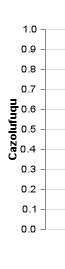
#> input picture segment2/bar0L.png, 65 x 269 px; its folder holds only this picture in this run
$ python TesteParams.py   (older library calls are emulated)
#> lines starting #> are read from the running program, lines starting #| are printed output that depends on the picture
# Needed imports
# -*- coding: utf-8 -*-
from sklearn.cluster import KMeans
import cv2
import numpy as np
from pytesseract import Output
import pytesseract as ocr
import pandas as pd
import math
from matplotlib import pyplot as plt
from operator import itemgetter
import json
from os import listdir
from os.path import isfile
from os.path import join
import sys

# ----------------FUNTIONS------------------ #

def applycontrast(image, alfa, beta):
    img = image.copy()
    return cv2.convertScaleAbs(img * alfa + beta)


def sharpen(image, k=3):
    img = image.copy().astype(np.int16)
    media = cv2.blur(img, (k, k))
    residual = img - media.astype(np.int16)
    shp = img + residual
    return cv2.convertScaleAbs(shp)


# [20 lines left out: functions drawocrrects, layoutsimage, not called in this run]

def preprocess(params):
    ddepth = cv2.CV_16S

    # contrast = applycontrast(img_org, alfa=1.5, beta=10)

    contrast = applycontrast(img_ocr, alfa=1.2, beta=5)
    sharp = sharpen(contrast, k=5)

    img_gray = cv2.cvtColor(sharp, cv2.COLOR_BGR2GRAY)

    kernel_size = 3
    lpl_depth = cv2.Laplacian(img_gray, ddepth, kernel_size)
    img_laplace = cv2.convertScaleAbs(lpl_depth)

    img_laplace = np.where(img_laplace[:, :] == 0, 255, 0)
    # img_laplace = cv.convertScaleAbs(img_laplace)

    thresh = np.where(img_gray[:, :] != 255, 0, 255)
    if (params['isDilate']):
        img_laplace = cv2.dilate(img_laplace.astype(np.uint8), (3, 3))
        thresh = cv2.dilate(thresh.astype(np.uint8), (3, 3))

    thresh = thresh.astype(np.int32)
    img_laplace = img_laplace.astype(np.int32)

    return contrast, sharp, img_gray, img_laplace, thresh, cv2.addWeighted(thresh, .7, img_laplace, .3, 0)

def applyocr(params):

    data = ocr.image_to_data(params['img'], output_type=Output.DICT)
    df = pd.DataFrame(data)
    #print(df)
    isRecog = df['text'].str.strip().str.len() != 0
    isOnlyNumber = df['text'].str.replace('.', '').str.isdigit()
    isWord = np.bitwise_not(isOnlyNumber)

    return df[isRecog & isWord],  df[isRecog & isOnlyNumber]

# [121 lines left out: functions displayimages, getaxis, getnearestnumbers, getaxis, not called in this run]

def update(parametro, index):

    #cv2.imshow('Encontrados', imageRes)
    Scale = parametro[0]/10
    DilateErodeKernelSize = parametro[1]
    DilateIterations = parametro[2]
    ErodeIterations = parametro[3]
    GaussianFilterKernel = parametro[4]
    AddWeighted1a = parametro[5]/10
    AddWeighted2a = -(parametro[6]/10)

    #
    # image = imageRes
    # imge = cv2.resize(image, None, fx=2, fy=2, interpolation=cv2.INTER_CUBIC)
    # imge = cv2.cvtColor(imge, cv2.COLOR_BGR2GRAY)
    #
    # kernel = np.ones((2, 2), np.uint8)
    #
    # imge = cv2.erode(imge, kernel, iterations=1)
    # imge = cv2.dilate(imge, kernel, iterations=1)
    #
    # imge = cv2.GaussianBlur(imge, (3, 3), 10.0)
    # #imge = cv2.addWeighted(imge, AddWeighted1a, gaussian_1, AddWeighted2a, 0, imge)
    # #imge = cv2.addWeighted(imge, 1.5, gaussian_1, -0.5, 0, imge)
    #
    # #imge = cv2.threshold(imge, 0, 255, cv2.THRESH_OTSU)[1]

    size = 2
    image = imageRes
    image = cv2.bilateralFilter(image, 3, 100, 100)
    imge = cv2.resize(image, None, fx=size, fy=size, interpolation=cv2.INTER_CUBIC)
    imge = cv2.cvtColor(imge, cv2.COLOR_BGR2GRAY)

    kernel = np.ones((2, 2), np.uint8)

    imge = cv2.erode(imge, kernel, iterations=1)
    imge = cv2.dilate(imge, kernel, iterations=1)

    imge = cv2.GaussianBlur(imge, (3, 3), 10.0)
    imge = np.where(imge < 170, 0, imge)
    cv2.imshow("AQUI", imge)
    cv2.waitKey(0)
    #imge = cv2.addWeighted(imge, AddWeighted1a, gaussian_1, AddWeighted2a, 0, imge)
    #imge = cv2.addWeighted(imge, 1.5, gaussian_1, -0.5, 0, imge)

    #imge = cv2.threshold(imge, 0, 255, cv2.THRESH_OTSU)[1]


    # OCR Functions
    img_labeled = imge.copy()
    isDilate = False
    v1, v2 = 0, 0
    run = 0
    image_labeled = 0
    dict = 0
    while ((v1 == 0 and v2 == 0) or isDilate) and run != 3:
        run += 1
        if run == 2 and isDilate:
            continue

        # print isDilate
        contrast, sharp, img_gray, img_laplace, thresh, w_sum = preprocess(
            {'alfa': 1.5, 'beta': 10, 'isDilate': isDilate})
        words, numbers = applyocr({'img': imge})

        # drawocrrects(img_labeled, words[['left', 'top', 'width', 'height']], (255, 0, 0))

        drawocrrects(img_labeled, numbers[['left', 'top', 'width', 'height']], (0, 255, 0))
        # [12 lines of commented-out code are left out]

    lateralaxis = getaxis(numbers)

    return lateralaxis.drop_duplicates().shape[0]

def getallnamesfromdirectory(path, extension='', numfiles=-1):
#> called with path = 'segment2/', extension = '', numfiles = -1
    names = []
    dir_p = path
    filenames = [f for f in listdir(dir_p) if isfile(join(dir_p, f))]
    totalimagestoload = numfiles if numfiles != -1 else len(filenames)

    for f in filenames:
        if extension != '':
            if f[-4:] == extension:
                if (totalimagestoload != 0):
                    totalimagestoload -= 1
                    names.append(f)
                else: break
        else:
            if (totalimagestoload != 0):
                totalimagestoload -= 1
                names.append(f)
            else:
                break
    return names

# [10 lines left out: function generateJson, not called in this run]

# --------------END FUNTIONS---------------- #

debug = False
ocrTotal = 0

v0 = []
v1 = []
v2 = []
v3 = []
v4 = []
v5 = []
v6 = []
v7 = []
v8 = []
v9 = []
v10 = []
v11 = []

#imageRes = cv2.imread("TESTE/bar59.png")
pathImages = 'segment2/'
pathJsons = "jsons/"

listaNomes = getallnamesfromdirectory(pathImages)

ocrTotal = 0


results = np.zeros([len(listaNomes), 3], np.int16)
for z in range(len(listaNomes)):
    print("IMAGEM ", z, " - File: ", listaNomes[z])
    nome = listaNomes[z]
    usefull = False
    imageRes = cv2.imread(join(pathImages, listaNomes[z]))
#> imageRes is the input picture: shape (269, 65, 3); min 0, max 255, mean 244.3
    img_ocr = imageRes.copy()
    img_labeled = imageRes.copy()

    better = [-1, 0]

    Params = np.zeros([1, 7], np.uint8)

    # [43 lines of commented-out code are left out]

    Params[0] = [20, 1, 8, 8, 3, 12, 6]
    #print(Params)

    j = None
    for i in range(len(Params)):
#> (the run stopped early here; a loop or call above may not have finished)

$ run again, on segment2/bar1063L.png
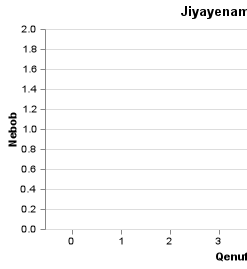
#> input picture segment2/bar1063L.png, 247 x 269 px
#> imageRes is the input picture: shape (269, 247, 3); min 0, max 255, mean 249.9

$ run again, on segment2/bar1096R.png
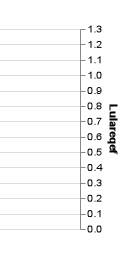
#> input picture segment2/bar1096R.png, 125 x 269 px
#> imageRes is the input picture: shape (269, 125, 3); min 0, max 255, mean 248.2

$ run again, on segment2/bar1109L.png
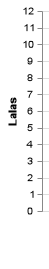
#> input picture segment2/bar1109L.png, 49 x 269 px
#> imageRes is the input picture: shape (269, 49, 3); min 0, max 255, mean 246.2
